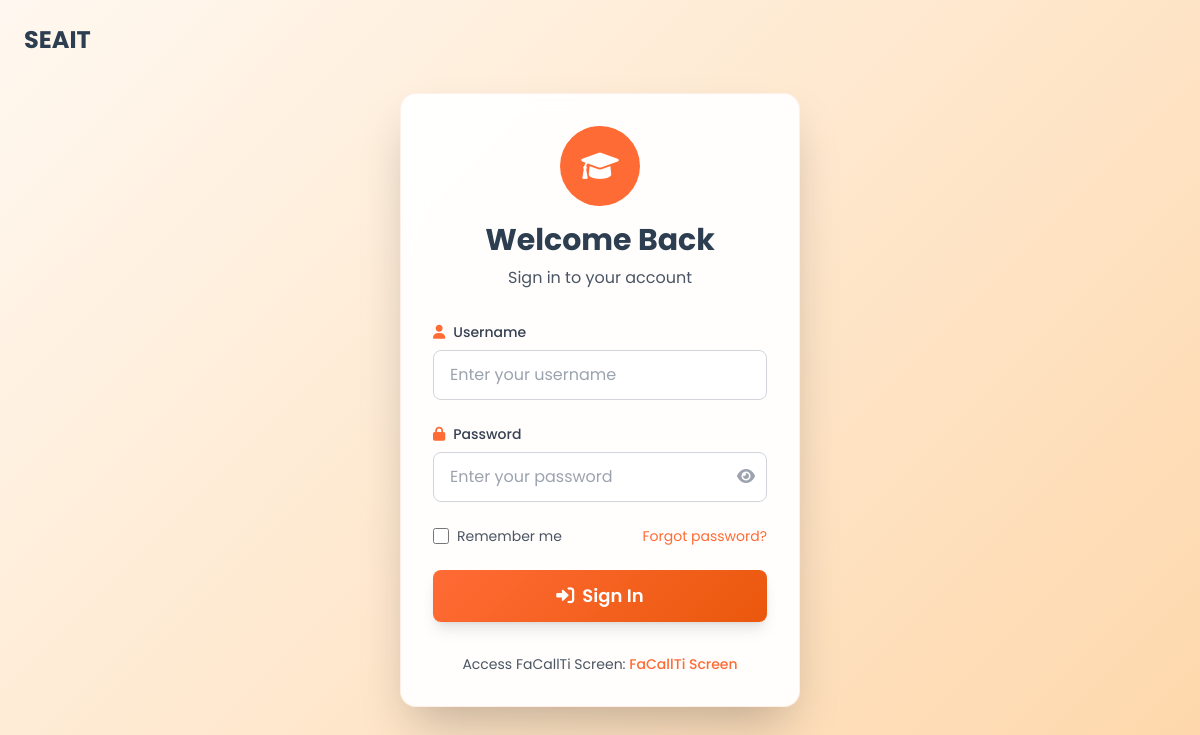
Before: / with the older database file.
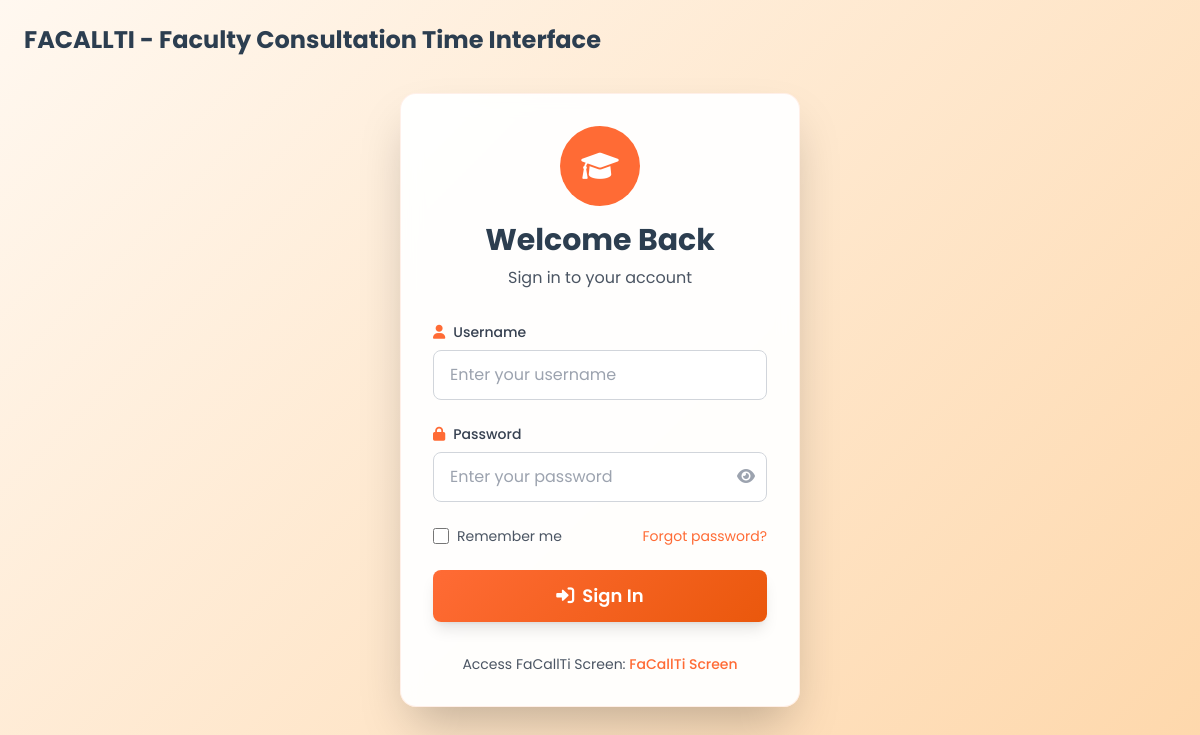
After: the same page with the newer database file.
### tables this page shows
CREATE TABLE `settings` (
  `id` int(11) NOT NULL AUTO_INCREMENT,
  `setting_key` varchar(100) NOT NULL,
  `setting_value` text,
  `created_at` timestamp NULL DEFAULT CURRENT_TIMESTAMP,
  `updated_at` timestamp NULL DEFAULT CURRENT_TIMESTAMP ON UPDATE CURRENT_TIMESTAMP,
  PRIMARY KEY (`id`),
  UNIQUE KEY `setting_key` (`setting_key`)
);

### includes/functions.php (called while the page is built, shortened)
<?php
function get_school_abbreviation($conn) {
    $query = "SELECT setting_value FROM settings WHERE setting_key = 'site_description'";
    $stmt = mysqli_prepare($conn, $query);
    mysqli_stmt_execute($stmt);
    $result = mysqli_stmt_get_result($stmt);
    if ($row = mysqli_fetch_assoc($result)) {
        return $row['setting_value'] ?? 'SEAIT';
    }
    return 'SEAIT';
}

### index.php (the view, shortened to what this page needs)
<?php
require_once 'config/database.php';
require_once 'includes/functions.php';
$school_abbreviation = get_school_abbreviation($conn);
?>
<!DOCTYPE html>
<html lang="en">
<head>
    <script src="https://cdn.tailwindcss.com"></script>
    <link rel="stylesheet" href="https://cdnjs.cloudflare.com/ajax/libs/font-awesome/6.0.0/css/all.min.css">
</head>
<body class="min-h-screen flex items-center justify-center">
    <div class="absolute top-0 left-0 right-0 p-6">
        <div class="max-w-7xl mx-auto flex items-center justify-between">
            <div class="flex items-center space-x-3">
                <h1 class="text-2xl font-bold text-seait-dark"><?php echo htmlspecialchars($school_abbreviation); ?></h1>
            </div>
        </div>
    </div>
    <div class="w-full max-w-md mx-auto px-6">
        <div class="login-container rounded-2xl shadow-2xl p-8">
            <div class="text-center mb-8">
                <div class="w-20 h-20 bg-seait-orange rounded-full flex items-center justify-center mx-auto mb-4">
                    <i class="fas fa-graduation-cap text-white text-3xl"></i>
                </div>
                <h2 class="text-3xl font-bold text-seait-dark mb-2">Welcome Back</h2>
                <p class="text-gray-600">Sign in to your account</p>
            </div>
            <form id="loginForm" class="space-y-6">
                <div>
                    <label for="username" class="block text-sm font-medium text-gray-700 mb-2">
                        <i class="fas fa-user mr-2 text-seait-orange"></i>Username
                    </label>
                    <input type="text" id="username" name="username" required
                           class="form-input w-full px-4 py-3 border border-gray-300 rounded-lg focus:outline-none focus:ring-2 focus:ring-seait-orange focus:border-transparent transition-all duration-200"
                           placeholder="Enter your username">
                </div>
                <div>
                    <label for="password" class="block text-sm font-medium text-gray-700 mb-2">
                        <i class="fas fa-lock mr-2 text-seait-orange"></i>Password
                    </label>
                    <div class="relative">
                        <input type="password" id="password" name="password" required
                               class="form-input w-full px-4 py-3 border border-gray-300 rounded-lg focus:outline-none focus:ring-2 focus:ring-seait-orange focus:border-transparent transition-all duration-200 pr-12"
                               placeholder="Enter your password">
                        <button type="button" onclick="togglePassword()" class="absolute right-3 top-1/2 transform -translate-y-1/2 text-gray-400 hover:text-seait-orange transition-colors">
                            <i id="passwordToggle" class="fas fa-eye"></i>
                        </button>
                    </div>
                </div>
                <div class="flex items-center justify-between">
                    <label class="flex items-center">
                        <input type="checkbox" class="checkbox h-4 w-4 text-seait-orange focus:ring-seait-orange border-gray-300 rounded">
                        <span class="ml-2 text-sm text-gray-600">Remember me</span>
                    </label>
                    <a href="#" class="text-sm text-seait-orange hover:text-orange-600 transition-colors">Forgot password?</a>
                </div>
                <button type="submit" class="btn-primary w-full py-3 px-4 rounded-lg text-white font-semibold text-lg shadow-lg">
                    <i class="fas fa-sign-in-alt mr-2"></i>Sign In
                </button>
            </form>
            <div class="mt-8 text-center text-sm text-gray-600">
                <p>Access FaCallTi Screen: <a href="facallti/" class="text-seait-orange hover:text-orange-600 font-medium transition-colors">FaCallTi Screen</a></p>
            </div>
        </div>
    </div>
</body>
</html>

### index.php (style rules this page uses)
body { font-family: 'Poppins', sans-serif; background: linear-gradient(135deg, #FFF8F0 0%, #FED7AA 100%); }
.login-container { background: rgba(255, 255, 255, 0.95); backdrop-filter: blur(10px); border: 1px solid rgba(255, 107, 53, 0.1); }
.btn-primary { background: linear-gradient(135deg, #FF6B35 0%, #EA580C 100%); transition: all 0.3s ease; }

Changed rows visible on the page:
added settings: setting_value "FACALLTI - Faculty Consultation Time Interface"
Other visible differences:
$school_abbreviation: "SEAIT" → (not shown)
